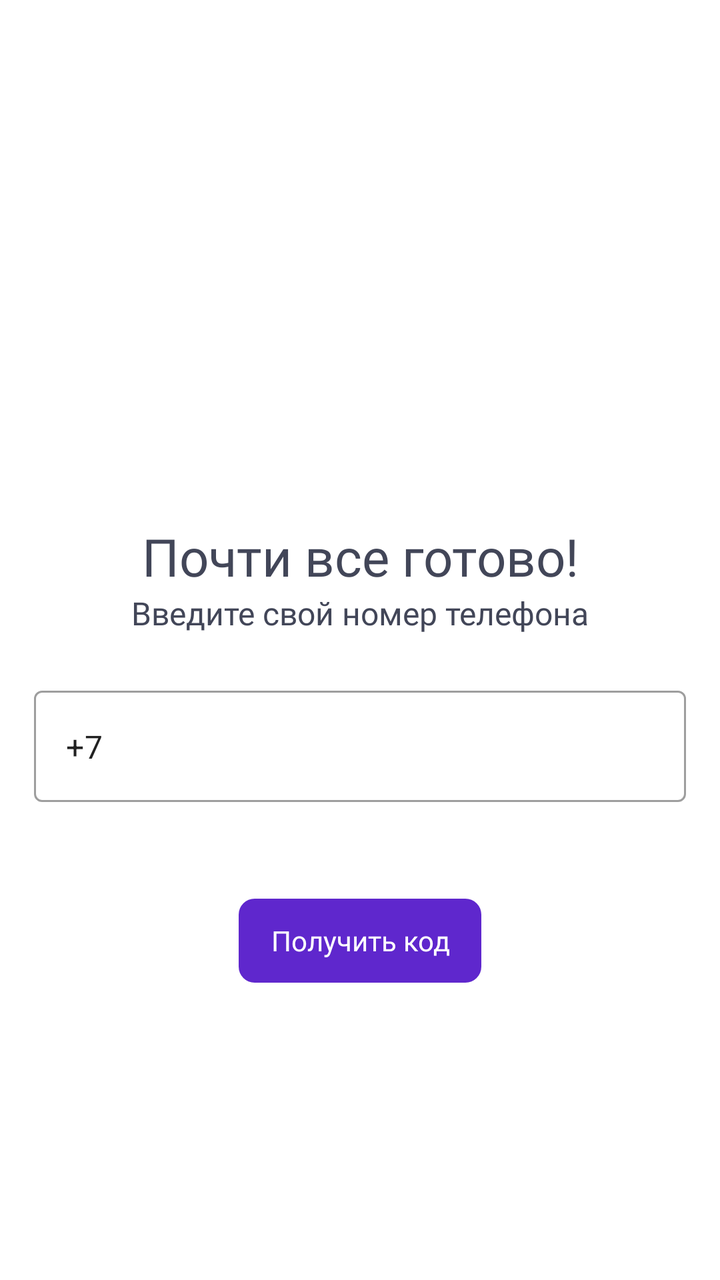
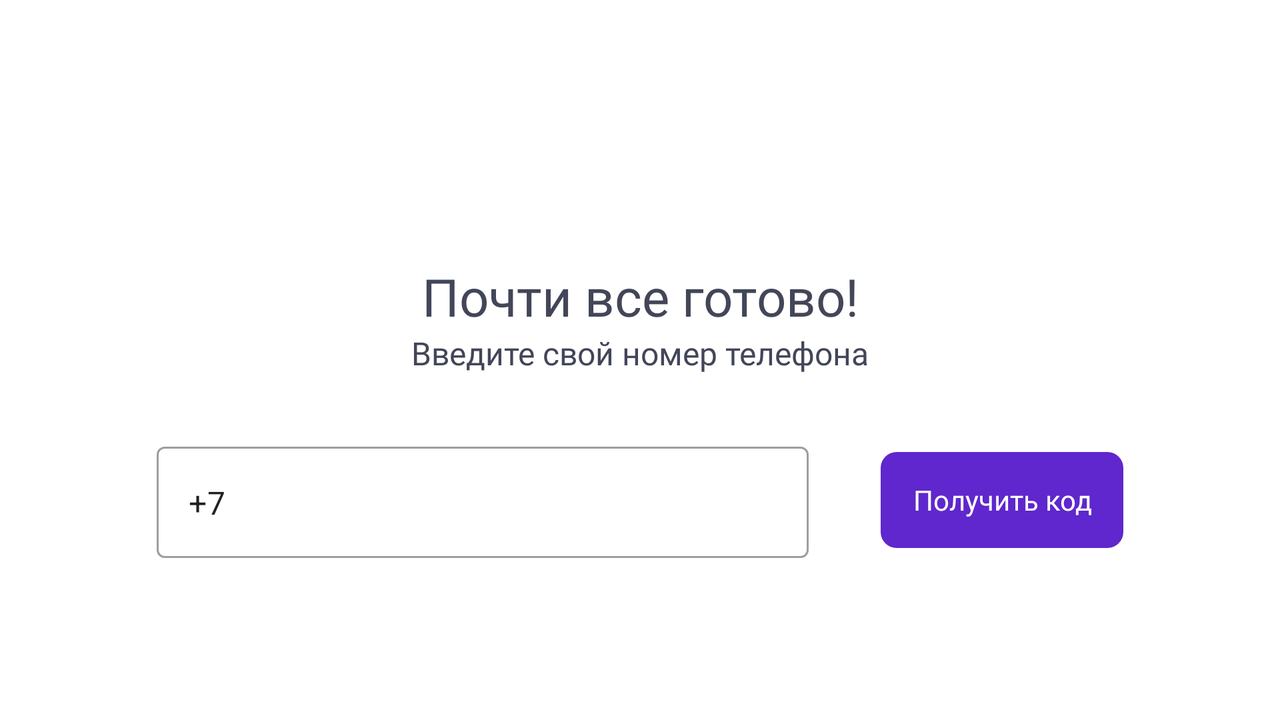

First picture: res/layout/ on a phone held upright. Second picture: the repository's own variant of that layout, on a device whose configuration matches the variant's folder. Source for both follows.
<!-- AndroidManifest.xml: application theme AppTheme -->
<!-- res/layout/fragment_sign_in_by_phone_number.xml -->
<?xml version="1.0" encoding="utf-8"?>
<LinearLayout xmlns:android="http://schemas.android.com/apk/res/android"
    xmlns:app="http://schemas.android.com/apk/res-auto"
    xmlns:tools="http://schemas.android.com/tools"
    android:layout_width="match_parent"
    android:layout_height="match_parent"
    android:gravity="center"
    android:orientation="vertical"
    tools:context=".ui.login.signInByPhoneNumber.SignInByPhoneNumberFragment">

    <LinearLayout
        android:layout_width="match_parent"
        android:layout_height="wrap_content"
        android:layout_marginStart="18dp"
        android:layout_marginEnd="18dp"
        android:gravity="center"
        android:orientation="vertical">

        <ImageView
            android:layout_width="112dp"
            android:layout_height="112dp"
            android:src="@drawable/ic_phone" />

        <TextView
            android:layout_width="match_parent"
            android:layout_height="wrap_content"
            android:fontFamily="@font/gilroy_semibold"
            android:text="Почти все готово!"
            android:textAlignment="center"
            android:textSize="26sp" />

        <TextView
            android:layout_width="match_parent"
            android:layout_height="wrap_content"
            android:fontFamily="@font/gilroy_medium"
            android:text="Введите свой номер телефона"
            android:textAlignment="center"
            android:textSize="16sp" />

    </LinearLayout>

    <LinearLayout
        android:layout_width="match_parent"
        android:layout_height="wrap_content"
        android:gravity="center"
        android:layout_marginTop="28dp"
        android:orientation="vertical">

        <com.google.android.material.textfield.TextInputLayout
            android:id="@+id/textinput_num"
            style="@style/Widget.MaterialComponents.TextInputLayout.OutlinedBox"
            android:layout_width="326dp"
            android:layout_height="wrap_content"
            app:errorEnabled="true"
            app:hintEnabled="false"
            app:startIconDrawable="@drawable/ic_local_phone">

            <com.google.android.material.textfield.TextInputEditText
                android:id="@+id/editText_num"
                android:layout_width="match_parent"
                android:layout_height="wrap_content"
                android:hint="Напр. +7 123 456-78-90"
                android:inputType="phone"
                android:text="+7" />
        </com.google.android.material.textfield.TextInputLayout>

        <Button
            android:id="@+id/button_getCode"
            style="@style/CustomBtnFilled"
            android:layout_width="wrap_content"
            android:layout_height="wrap_content"
            android:layout_marginTop="28dp"
            android:text="Получить код" />
    </LinearLayout>

</LinearLayout>
<!-- resources referenced by this layout -->
<resources>
  <style name="CustomBtnFilled" parent="Widget.MaterialComponents.Button">
          <item name="backgroundTint">@color/purple</item>
          <item name="android:textColor">@android:color/white</item>
          <item name="materialThemeOverlay">@style/CustomBtnFilled.CustomText</item>
          <item name="textInputStyle">@style/SmallText</item>
          <item name="shapeAppearanceOverlay">@style/ShapeCornerSize</item>
          <item name="rippleColor">@android:color/transparent</item>
          <item name="android:stateListAnimator">@null</item>
          <item name="android:insetTop">0dp</item>
          <item name="android:insetBottom">0dp</item>
          <item name="android:minWidth">56dp</item>
          <item name="android:minHeight">42dp</item>
      </style>
  <style name="AppTheme" parent="Theme.MaterialComponents.DayNight.NoActionBar">
          <item name="android:statusBarColor">@android:color/transparent</item>
          <item name="appBarLayoutStyle">@style/MyAppBar</item>
          <item name="windowActionModeOverlay">true</item>
          <item name="colorControlNormal">@color/dark_gray</item>
          <item name="android:windowTranslucentStatus">false</item>
          <item name="android:windowLightStatusBar">true</item>
          <item name="colorPrimary">@color/blue</item>
          <item name="android:windowBackground">@android:color/white</item>
          <item name="colorPrimaryDark">@color/dark_blue</item>
          <item name="colorAccent">@color/yellow</item>
          <item name="android:textColor">#424658</item>
          <item name="windowNoTitle">true</item>
      </style>
  <color name="purple">#5f27cd</color>
  <style name="CustomBtnFilled.CustomText">
          <item name="colorOnPrimary">@color/dark</item>
          <item name="fontFamily">@font/gilroy_semibold</item>
          <item name="android:textSize">14sp</item>
          <item name="android:letterSpacing">0</item>
          <item name="android:textAllCaps">false</item>
      </style>
  <style name="SmallText">
          <item name="fontFamily">@font/gilroy_medium</item>
      </style>
  <style name="ShapeCornerSize">
          <item name="cornerSize">8dp</item>
          <item name="cornerFamily">rounded</item>
      </style>
  <style name="MyAppBar" parent="Widget.Design.AppBarLayout">
          <item name="colorPrimary">@color/yellow</item>
          <item name="backgroundColor">@color/yellow</item>
          <item name="background">@color/yellow</item>
      </style>
  <color name="dark_gray">#535461</color>
  <color name="blue">#254DDC</color>
  <color name="dark_blue">#3700B3</color>
  <color name="yellow">#ffb142</color>
  <color name="dark">#25212E</color>
</resources>
<!-- res/layout-land/fragment_sign_in_by_phone_number.xml (the repository's variant of the layout above) -->
<!-- drawn on the phone turned sideways -->
<?xml version="1.0" encoding="utf-8"?>
<LinearLayout xmlns:android="http://schemas.android.com/apk/res/android"
    xmlns:app="http://schemas.android.com/apk/res-auto"
    xmlns:tools="http://schemas.android.com/tools"
    android:layout_width="match_parent"
    android:layout_height="match_parent"
    android:gravity="center"
    android:orientation="vertical"
    tools:context=".ui.login.signInByPhoneNumber.SignInByPhoneNumberFragment">

    <LinearLayout
        android:layout_width="match_parent"
        android:layout_height="wrap_content"
        android:layout_marginStart="18dp"
        android:layout_marginEnd="18dp"
        android:gravity="center"
        android:orientation="vertical">

        <ImageView
            android:layout_width="112dp"
            android:layout_height="112dp"
            android:src="@drawable/ic_phone" />

        <TextView
            android:layout_width="match_parent"
            android:layout_height="wrap_content"
            android:fontFamily="@font/gilroy_semibold"
            android:text="Почти все готово!"
            android:textAlignment="center"
            android:textSize="26sp" />

        <TextView
            android:layout_width="match_parent"
            android:layout_height="wrap_content"
            android:fontFamily="@font/gilroy_medium"
            android:text="Введите свой номер телефона"
            android:textAlignment="center"
            android:textSize="16sp" />

    </LinearLayout>

    <LinearLayout
        android:layout_width="match_parent"
        android:layout_height="wrap_content"
        android:gravity="center|top"
        android:layout_marginTop="28dp"
        android:minHeight="126dp"
        android:orientation="horizontal">

        <com.google.android.material.textfield.TextInputLayout
            android:id="@+id/textinput_num"
            style="@style/Widget.MaterialComponents.TextInputLayout.OutlinedBox"
            android:layout_width="326dp"
            android:layout_height="wrap_content"
            app:errorEnabled="true"
            app:hintEnabled="false"
            android:layout_marginTop="8dp"
            app:startIconDrawable="@drawable/ic_local_phone">

            <com.google.android.material.textfield.TextInputEditText
                android:id="@+id/editText_num"
                android:layout_width="match_parent"
                android:layout_height="wrap_content"
                android:hint="Напр. +7 123 456-78-90"
                android:inputType="phone"
                android:text="+7" />
        </com.google.android.material.textfield.TextInputLayout>

        <Button
            android:id="@+id/button_getCode"
            style="@style/CustomBtnFilled"
            android:layout_width="wrap_content"
            android:layout_height="48dp"
            android:layout_marginTop="6dp"
            android:layout_marginStart="36dp"
            android:text="Получить код" />
    </LinearLayout>

</LinearLayout>
